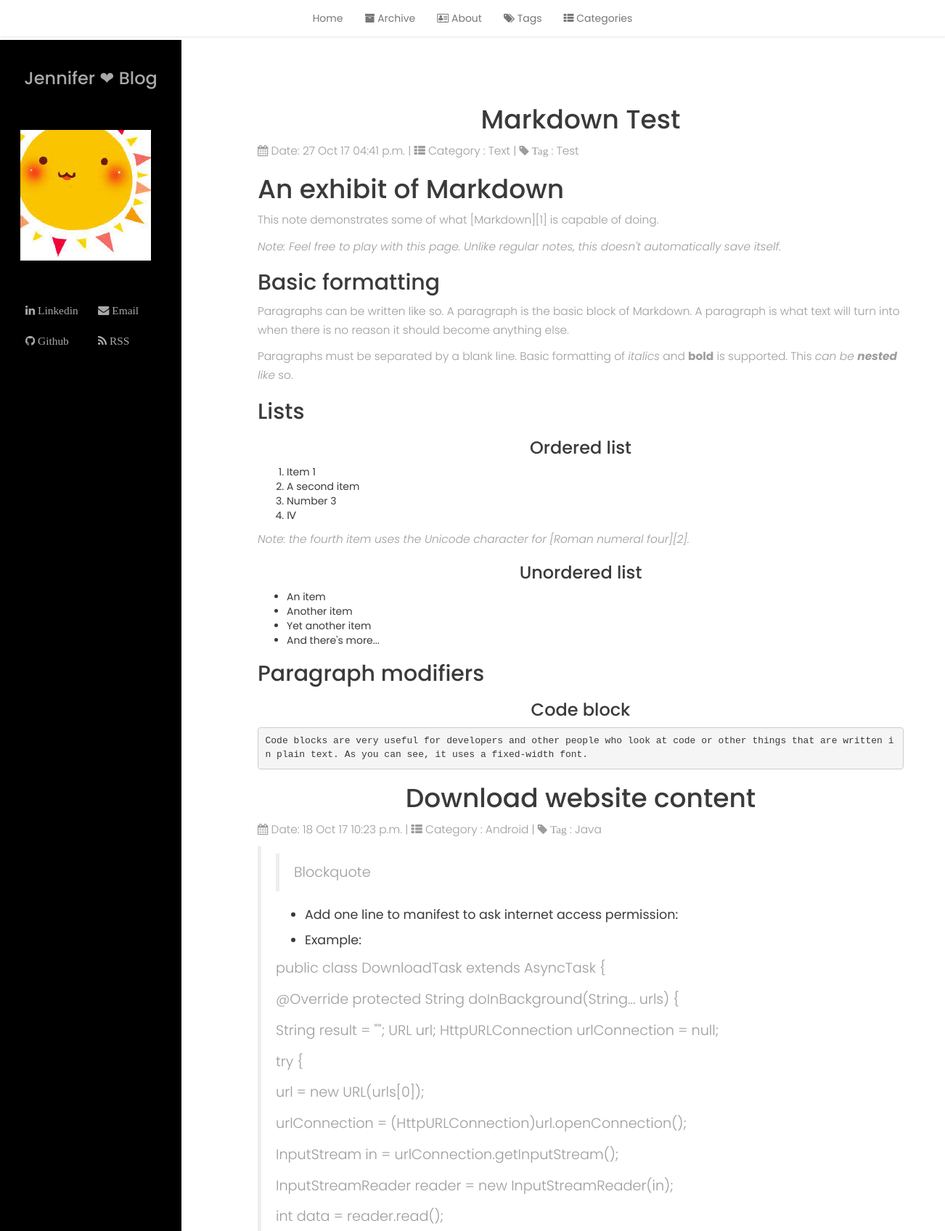
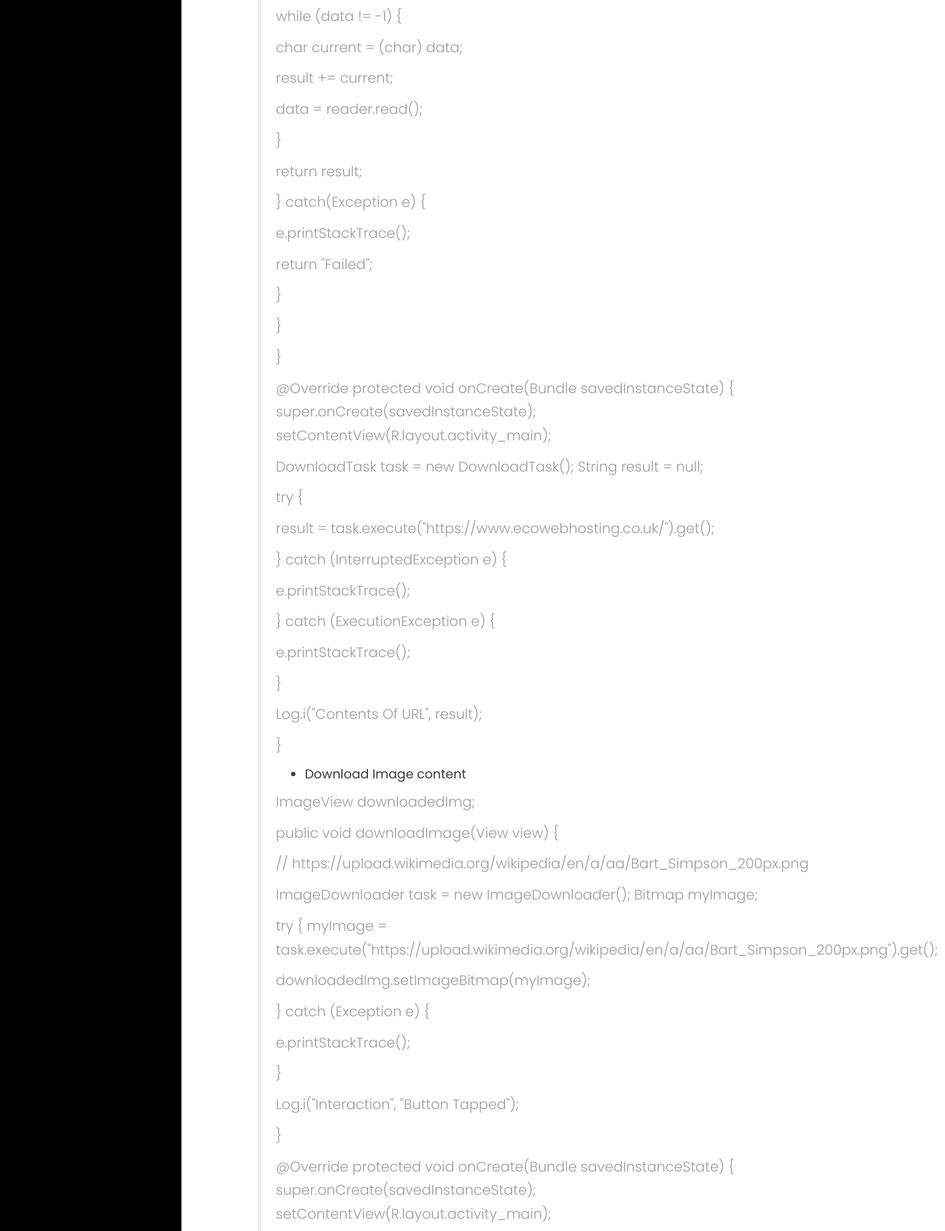
The page / (upper part) on the database its author committed (2 pictures, top to bottom).
### blog/models.py (models this page shows, shortened)
class Post(models.Model):
    title = models.CharField(max_length=200)
    slug = models.SlugField(unique=True, help_text="Slug will be generated automatically from the title of the post")
    content = RichTextUploadingField()
    pub_date = models.DateTimeField(auto_now_add=True)
    author = models.ForeignKey(Author)
    category = models.ForeignKey(Category)
    tags = models.ManyToManyField(Tag)

class Category(models.Model):
    name = models.CharField(max_length=100, unique=True)
    slug = models.SlugField(max_length=100, unique=True)
    author = models.ForeignKey(Author)
    def __str__(self):
        return self.name
    def get_absolute_url(self):
        return reverse('post_by_category', args=[self.slug])

class Tag(models.Model):
    name = models.CharField(max_length=100, unique=True)
    slug = models.SlugField(max_length=100, unique=True)
    author = models.ForeignKey(Author)
    def __str__(self):
        return self.name
    def get_absolute_url(self):
        return reverse('post_by_tag', args=[self.slug])

### blog/views.py (the view)
# urls.py: url(r'^$', views.get_recent_posts, name='get_recent_posts'),
def get_recent_posts(request, num=3):
    recentPosts = Post.objects.all().order_by('-id')[:num]
    return render(request, 'blog/landpage.html', {'recentPosts': recentPosts})

### blog/templatetags/custom_markdown.py (called while the page is built)
@register.filter(is_safe=True)
@stringfilter
def custom_markdown(value):
    return mark_safe(markdown.markdown(force_text(value),
        extras=["fenced-code-blocks", "cuddled-lists", "metadata", "tables", "spoiler"]))

### blog/templates/blog/landpage.html
{% extends "blog/base.html"  %}
{% load custom_markdown %}
{% block content %}
    {% for post in recentPosts %}
        <h1 class = "entry-title" style="text-align:center;">
            {{ post.title|capfirst }}
        </h1>
        <p class="entry-meta">
            {% include 'blog/post_info.html' %}
        </p>
        <p>
        {{ post.content|custom_markdown}}
         </p>
    {% empty %}
        <p>There are no posts</p>
    {% endfor %}
{% endblock %}

### blog/templates/blog/post_info.html
<span><i class="fa fa-calendar" aria-hidden="true"></i>&nbspDate: {{ post.pub_date|date:"d M y h:i a" }}</span> |
<span><i class="fa fa-th-list" aria-hidden="true"></i>&nbspCategory : <a href="{{ post.category.get_absolute_url }}">{{ post.category|capfirst }}</a></span> |
<span><i class="fa fa-tag" aria-hidden="true">&nbspTag</i> :
  {% for tag in post.tags.all %}
      <a href="{{ tag.get_absolute_url }}">{{ tag |capfirst}}</a>
  {% empty %}
      None
  {% endfor %}
</span>

### static/blog/css/blog.css (style rules this page uses)
body { font-family: 'Poppins', sans-serif; background: #fafafa; height:100%; background:url(https://source.unsplash.com/iVVBVb2RqLc/1600x900); }
p { font-family: 'Poppins', sans-serif; font-size: 1.1em; font-weight: 300; line-height: 1.7em; color: #999; }
a, a:hover, a:focus { color: inherit; text-decoration: none; transition: all 0.3s; }
h3 { text-align: center; }
.entry-title { text-align: center; }

### rows shown on the page
Post: title "Markdown Test", pub_date "27 Oct 17 04:41 p.m.", category "Text", content|custom_markdown "An exhibit of Markdown This note demonstrates some of what [Markdown][1] is capable of doing. Note: Feel free to play with this page. Unlike regular notes, this doesn't automatically save itself. Basic formatting Paragraphs can be written like so. A paragraph is the basic block of Markdown. A paragraph is what text will turn into when there is no reason it should become anything else. Paragraphs must be separated by a blank line. Basic formatting of italics and bold is supported. This can be nested like so. Lists Ordered list Item 1 A second item Number 3 Ⅳ Note: the fourth item uses the Unicode character for [Roman numeral four][2]. Unordered list An item Another item Yet another item And…"
Tag: name "Test"
Post: title "Download website content", pub_date "18 Oct 17 10:23 p.m.", category "Android", content|custom_markdown "Blockquote Add one line to manifest to ask internet access permission: Example: public class DownloadTask extends AsyncTask { @Override protected String doInBackground(String... urls) { String result = \"\"; URL url; HttpURLConnection urlConnection = null; try { url = new URL(urls[0]); urlConnection = (HttpURLConnection)url.openConnection(); InputStream in = urlConnection.getInputStream(); InputStreamReader reader = new InputStreamReader(in); int data = reader.read(); while (data != -1) { char current = (char) data; result += current; data = reader.read(); } return result; } catch(Exception e) { e.printStackTrace(); return \"Failed\"; } } } @Override protected void onCreate(Bundle…"
Tag: name "Java"
